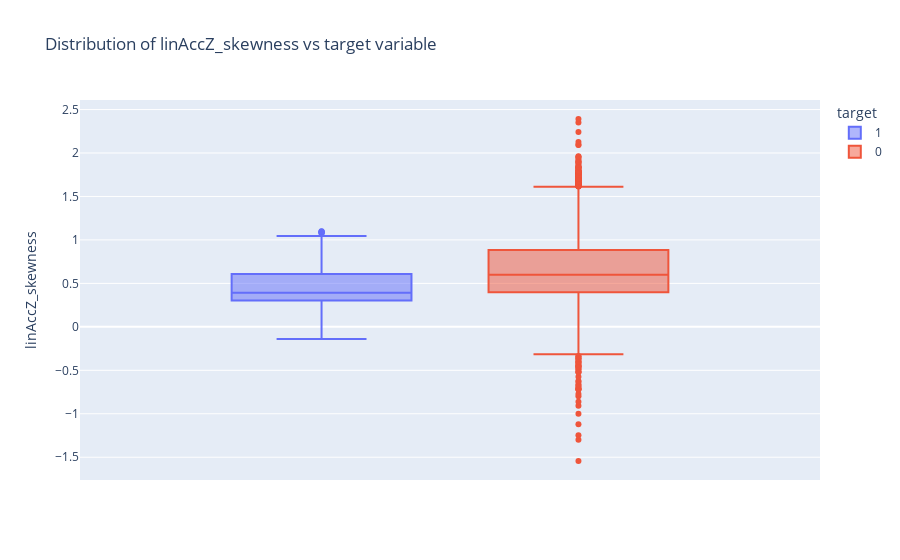

The code cell stored with this chart in its notebook:
### Code cell
fig = px.box(data_custom, y="linAccZ_skewness", color="target",title = 'Distribution of linAccZ_skewness vs target variable')
fig.update_traces(quartilemethod="exclusive") 
fig.show()

### Figure 1 — Plotly figure (JSON) as saved in the notebook; plotly's stock layout.template omitted (floating-point values rounded to 4 significant figures; data arrays with more than 128 entries replaced by an {"elided": "..."} marker saying what was removed)
{"data": [{"alignmentgroup": "True", "hovertemplate": "target=1<br>linAccZ_skewness=%{y}<extra></extra>", "legendgroup": "1", "marker": {"color": "#636efa"}, "name": "1", "notched": false, "offsetgroup": "1", "orientation": "v", "quartilemethod": "exclusive", "showlegend": true, "type": "box", "x0": " ", "xaxis": "x", "y": {"elided": "337 float values"}, "y0": " ", "yaxis": "y"}, {"alignmentgroup": "True", "hovertemplate": "target=0<br>linAccZ_skewness=%{y}<extra></extra>", "legendgroup": "0", "marker": {"color": "#EF553B"}, "name": "0", "notched": false, "offsetgroup": "0", "orientation": "v", "quartilemethod": "exclusive", "showlegend": true, "type": "box", "x0": " ", "xaxis": "x", "y": {"elided": "5645 float values"}, "y0": " ", "yaxis": "y"}], "layout": {"boxmode": "group", "legend": {"title": {"text": "target"}, "tracegroupgap": 0}, "title": {"text": "Distribution of linAccZ_skewness vs target variable"}, "xaxis": {"anchor": "y", "domain": [0, 1]}, "yaxis": {"anchor": "x", "domain": [0, 1], "title": {"text": "linAccZ_skewness"}}}}
